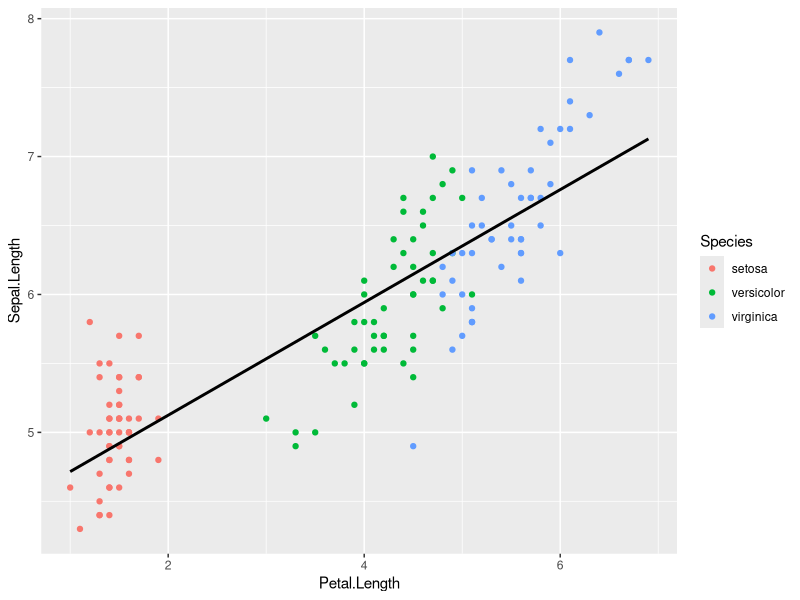
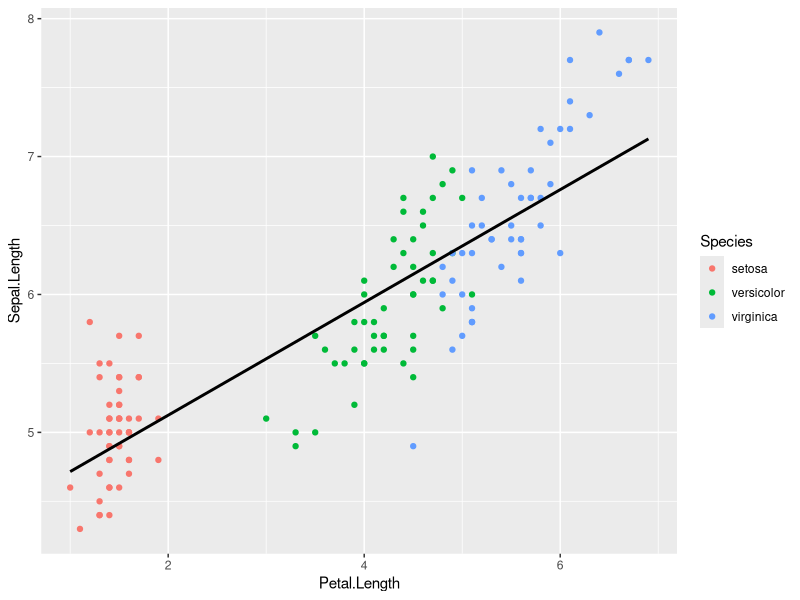
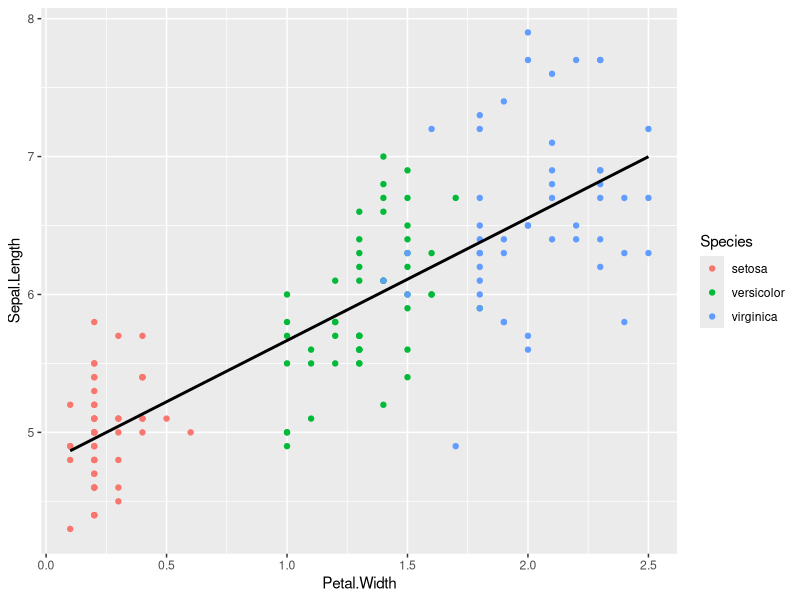

These figures' R source, in order:
# Load the necessary library
#install.packages("ggplot2")
# Load the necessary library
library(ggplot2)

# Load the iris data set
data(iris)

# Perform the linear regression
model <- lm(Sepal.Length ~ Petal.Length, data = iris)

# Print the summary of the model
print(summary(model))

# Create a scatter plot of the data and add the regression line
ggplot(iris, aes(x = Petal.Length, y = Sepal.Length, color = Species)) +
  geom_point() +  # Add the data points
  geom_smooth(method = "lm", se = FALSE, color = "black")  # Add the regression line

summary(step(lm(Sepal.Length~Sepal.Width*Species, data=iris)))

#Here’s an example of how to perform a multiple regression on the iris dataset, using both Petal.Length and Petal.Width to predict Sepal.Length:
model <- lm(Sepal.Length ~ Petal.Length + Petal.Width, data = iris)
# Print the summary of the model
summary(model)

# Create a scatter plot of Sepal.Length vs Petal.Length and add the regression line
ggplot(iris, aes(x = Petal.Length, y = Sepal.Length, color = Species)) +
  geom_point() +  # Add the data points
  geom_smooth(method = "lm", se = FALSE, color = "black") 

# Create a scatter plot of Sepal.Length vs Petal.Width and add the regression line
ggplot(iris, aes(x = Petal.Width, y = Sepal.Length, color = Species)) +
  geom_point() +  # Add the data points
  geom_smooth(method = "lm", se = FALSE, color = "black")  
